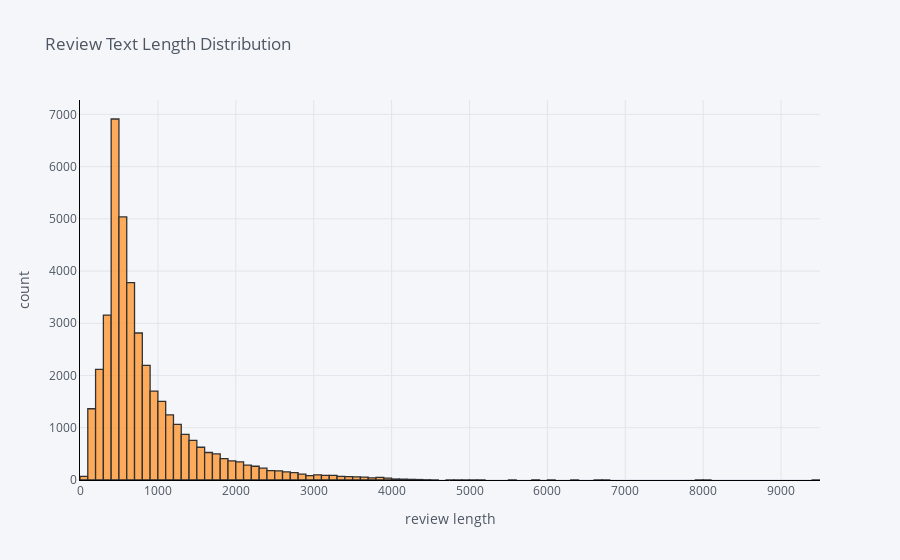

Notebook code cell kept with this figure:
### Code cell
ds['text_len'].iplot(
    kind='hist',
    bins=100,
    xTitle='review length',
    linecolor='black',
    yTitle='count',
    title='Review Text Length Distribution')

### Figure 1 — Plotly figure (JSON) as saved in the notebook; plotly's stock layout.template omitted (floating-point values rounded to 4 significant figures; data arrays with more than 128 entries replaced by an {"elided": "..."} marker saying what was removed)
{"data": [{"histfunc": "count", "histnorm": "", "marker": {"color": "rgba(255, 153, 51, 1.0)", "line": {"color": "#000000", "width": 1.3}}, "name": "text_len", "nbinsx": 100, "opacity": 0.8, "orientation": "v", "type": "histogram", "x": {"elided": "39723 int values"}}], "layout": {"autosize": true, "barmode": "overlay", "legend": {"bgcolor": "#F5F6F9", "font": {"color": "#4D5663"}}, "paper_bgcolor": "#F5F6F9", "plot_bgcolor": "#F5F6F9", "title": {"font": {"color": "#4D5663"}, "text": "Review Text Length Distribution"}, "xaxis": {"autorange": true, "gridcolor": "#E1E5ED", "linecolor": "black", "range": [-0.5, 9500.0], "showgrid": true, "tickfont": {"color": "#4D5663"}, "title": {"font": {"color": "#4D5663"}, "text": "review length"}, "type": "linear", "zerolinecolor": "#E1E5ED"}, "yaxis": {"autorange": true, "gridcolor": "#E1E5ED", "linecolor": "black", "range": [0, 7275.0], "showgrid": true, "tickfont": {"color": "#4D5663"}, "title": {"font": {"color": "#4D5663"}, "text": "count"}, "zerolinecolor": "#E1E5ED"}}}
